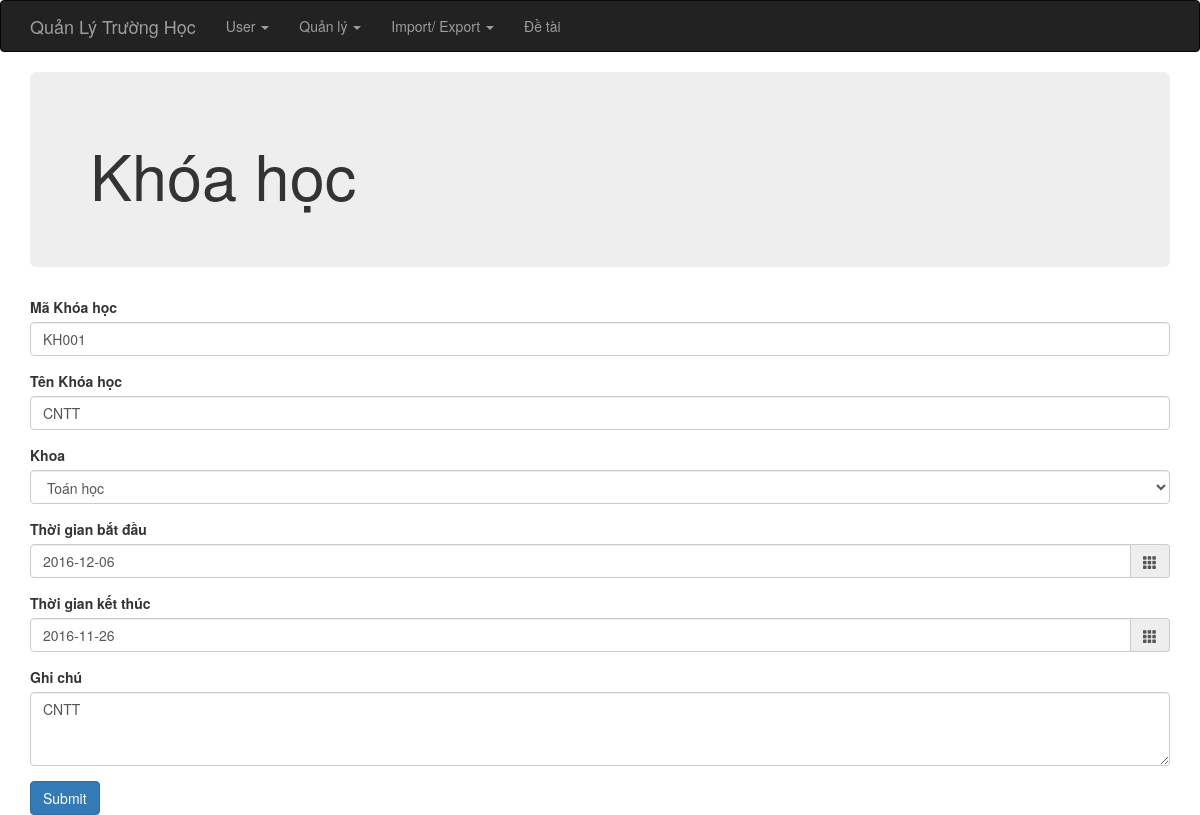
The app's page /index.php?op=khoahoc_edit&id=8 with its own data.
### tables this page shows
CREATE TABLE IF NOT EXISTS `khoa_hoc` (
  `id` int(6) unsigned NOT NULL AUTO_INCREMENT,
  `ma_khoa_hoc` varchar(255) NOT NULL,
  `ten_khoa_hoc` varchar(255) NOT NULL,
  `khoa_id` int(6) DEFAULT NULL,
  `ghi_chu` varchar(255) DEFAULT NULL,
  `time_start` date DEFAULT NULL,
  `time_end` date DEFAULT NULL,
  PRIMARY KEY (`id`)
);

CREATE TABLE IF NOT EXISTS `khoa` (
  `id` int(6) unsigned NOT NULL AUTO_INCREMENT,
  `ten_khoa` varchar(255) NOT NULL,
  PRIMARY KEY (`id`)
);

### index.php (called while the page is built, shortened)
<?php
require_once 'controller/IndexController.php';
$controller = new IndexController();
$controller->handleRequest();
?>

### model/KhoaGateway.php (called while the page is built, shortened)
<?php
class KhoaGateway {
    public function selectAll($order, $start, $limit) {
        $dbOrder =  mysql_real_escape_string($order);
        $dbres = mysql_query("SELECT * FROM khoa ORDER BY $dbOrder ASC limit {$start},{$limit}");
        $data = array();
        while ( ($obj = mysql_fetch_object($dbres)) != NULL ) {
            $data[] = $obj;
        }
        return $data;
    }
}
?>

### model/KhoaService.php (called while the page is built, shortened)
<?php
require_once 'model/KhoaGateway.php';
class KhoaService {
    private $index = NULL;
    private $khoaGateway    = NULL;
    public function __construct() {
        $this->index = new IndexService();
        $this->khoaGateway = new KhoaGateway();
    }
    public function getAll($order, $start, $limit) {
        try {
            $this->index->openDb();
            $res = $this->khoaGateway->selectAll($order, $start, $limit);
            $this->index->closeDb();
            return $res;
        } catch (Exception $e) {
            $this->index->closeDb();
            throw $e;
        }
    }
}
?>

### model/KhoaHocGateway.php (called while the page is built, shortened)
<?php
class KhoaHocGateway {
    public function selectById($id) {
        $dbId = mysql_real_escape_string($id);
        $dbres = mysql_query("SELECT * FROM khoa_hoc WHERE id=$dbId");
        return mysql_fetch_object($dbres);
    }
}
?>

### model/KhoaHocService.php (called while the page is built, shortened)
<?php
require_once 'model/KhoaHocGateway.php';
class KhoaHocService {
    private $index = NULL;
    private $khoahocGateway    = NULL;
    public function __construct() {
        $this->index = new IndexService();
        $this->khoahocGateway = new KhoaHocGateway();
    }
    public function getId($id) {
        try {
            $this->index->openDb();
            $res = $this->khoahocGateway->selectById($id);
            $this->index->closeDb();
            return $res;
        } catch (Exception $e) {
            $this->index->closeDb();
            throw $e;
        }
        return $this->contactsGateway->find($id);
    }
}
?>

### view/khoahoc/form.php (the view, shortened to what this page needs)
<?php require_once(realpath($_SERVER["DOCUMENT_ROOT"]) .'/school/view/include/header.php');?>
<div class="container">
    <div class="jumbotron">
        <h1>Khóa học</h1>
    </div>
    <form method="POST" action="">
        <div class="form-group">
            <label for="name">Mã Khóa học</label>
            <input type="text" name="makh" class="form-control" value="<?php if (isset($data)) echo $data->ma_khoa_hoc; ?>"/>
        </div>
        <div class="form-group">
            <label for="name">Tên Khóa học</label>
            <input type="text" name="tenkh" class="form-control" value="<?php if (isset($data)) echo $data->ten_khoa_hoc; ?>"/>
        </div>
        <div class="form-group">
            <label for="name">Khoa</label>
            <select name="khoa" id="" class="form-control">
                <?php foreach ($khoaList as $khoa) :?>
                    <option <?php if (isset($data)) { if ($data->khoa_id == $khoa->id) {echo 'selected';} } ?> value="<?php echo $khoa->id; ?>"><?php echo $khoa->ten_khoa; ?></option>
                <?php endforeach; ?>
            </select>
        </div>
        <div class="form-group">
            <label for="name">Thời gian bắt đầu</label>
            <div class="input-group date" data-provide="datepicker" data-date-format="yyyy-mm-dd">
                <input type="text" class="form-control" name="time_begin" value="<?php if (isset($data)) echo $data->time_start; ?>">
                <div class="input-group-addon">
                    <span class="glyphicon glyphicon-th"></span>
                </div>
            </div>
        </div>
        <div class="form-group">
            <label for="name">Thời gian kết thúc</label>
            <div class="input-group date" data-provide="datepicker" data-date-format="yyyy-mm-dd">
                <input type="text" class="form-control" name="time_end" value="<?php if (isset($data)) echo $data->time_end; ?>">
                <div class="input-group-addon">
                    <span class="glyphicon glyphicon-th"></span>
                </div>
            </div>
        </div>
        <div class="form-group">
            <label for="phone">Ghi chú</label><br/>
            <textarea name="note" class="form-control" rows="3"><?php if (isset($data)) echo $data->ghi_chu; ?></textarea>
        </div>
        <input type="submit" value="Submit" class="btn btn-primary"/>
    </form>
</div>
<?php require_once(realpath($_SERVER["DOCUMENT_ROOT"]) .'/school/view/include/footer.php');?>

### records on screen
khoa_hoc: makh "KH001", tenkh "CNTT", khoa "Toán học", time_begin "2016-12-06", time_end "2016-11-26", note "CNTT"
